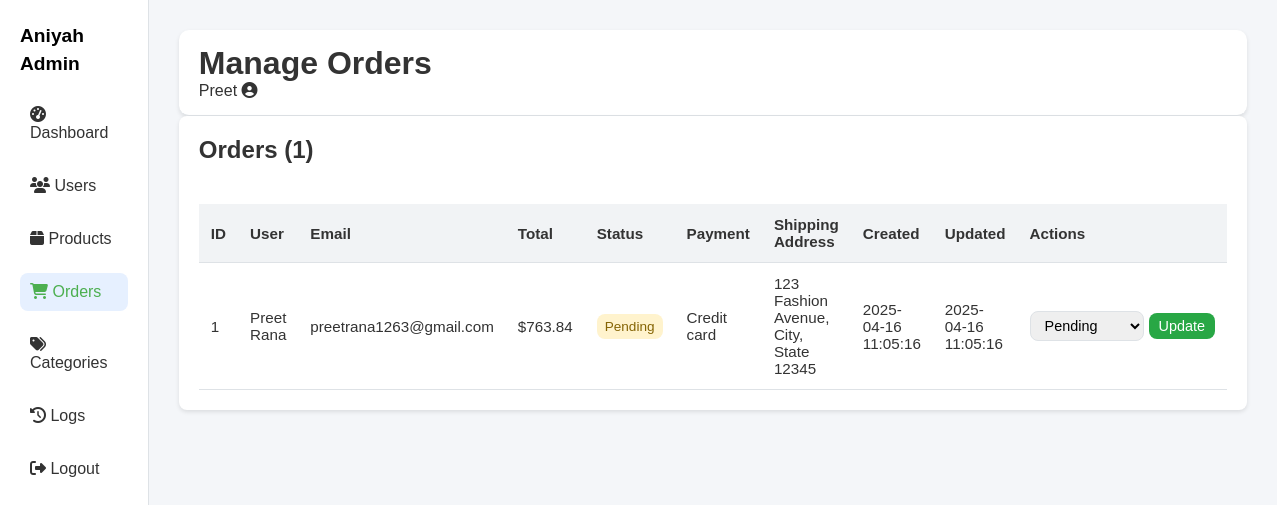
Screenshot of /admin/admin_orders.php (signed in) with the database file from the repository.
### tables this page shows
CREATE TABLE `orders` (
  `id` int(11) NOT NULL,
  `user_id` int(11) NOT NULL,
  `total_amount` decimal(10,2) NOT NULL,
  `status` enum('pending','processing','shipped','delivered','cancelled') DEFAULT 'pending',
  `shipping_address` text NOT NULL,
  `payment_method` enum('credit_card','debit_card','paypal','cash_on_delivery') NOT NULL,
  `created_at` timestamp NOT NULL DEFAULT current_timestamp(),
  `updated_at` timestamp NOT NULL DEFAULT current_timestamp() ON UPDATE current_timestamp()
);

CREATE TABLE `users` (
  `id` int(11) NOT NULL,
  `username` varchar(50) NOT NULL,
  `email` varchar(100) NOT NULL,
  `password` varchar(255) NOT NULL,
  `created_at` timestamp NOT NULL DEFAULT current_timestamp(),
  `profile_image` varchar(255) DEFAULT NULL,
  `updated_at` datetime DEFAULT current_timestamp() ON UPDATE current_timestamp(),
  `phone` varchar(20) DEFAULT NULL,
  `address` text DEFAULT NULL,
  `preferences` text DEFAULT NULL
);

### admin/admin_orders.php (the view, shortened to what this page needs)
<?php
include 'db_connection.php';
try {
    $stmt = $conn->prepare("
        SELECT o.*, u.username, u.email
        FROM orders o
        JOIN users u ON o.user_id = u.id
        ORDER BY o.created_at DESC
    ");
    $stmt->execute();
    $orders = $stmt->fetchAll(PDO::FETCH_ASSOC);
} catch (PDOException $e) {
    $error = "Error fetching orders: " . $e->getMessage();
    $orders = [];
}
?>
<!DOCTYPE html>
<html lang="en">
<head>
    <link rel="stylesheet" href="../css/admin.css">
    <link rel="stylesheet" href="https://cdnjs.cloudflare.com/ajax/libs/font-awesome/6.5.0/css/all.min.css">
</head>
<body>
<div class="admin-container">
    <aside class="sidebar">
        <div class="sidebar-header">
            <h2><a href="admin.php">Aniyah Admin</a></h2>
        </div>
        <nav>
            <ul>
                <li><a href="admin.php"><i class="fas fa-tachometer-alt"></i> Dashboard</a></li>
                <li><a href="admin_users.php"><i class="fas fa-users"></i> Users</a></li>
                <li><a href="admin_products.php"><i class="fas fa-box"></i> Products</a></li>
                <li><a href="admin_order.php" class="active"><i class="fas fa-shopping-cart"></i> Orders</a></li>
                <li><a href="admin_categories.php"><i class="fas fa-tags"></i> Categories</a></li>
                <li><a href="admin_logs.php"><i class="fas fa-history"></i> Logs</a></li>
                <li><a href="admin_logout.php"><i class="fas fa-sign-out-alt"></i> Logout</a></li>
            </ul>
        </nav>
    </aside>
    <main class="main-content">
        <header>
            <h1>Manage Orders</h1>
            <div class="user-profile">
                <span><?= htmlspecialchars($_SESSION['admin_username']) ?></span>
                <i class="fas fa-user-circle"></i>
            </div>
        </header>
        <section class="table-section">
            <div class="table-header">
                <h2>Orders (<?= count($orders) ?>)</h2>
            </div>
            <table>
                <thead>
                <tr>
                    <th>ID</th>
                    <th>User</th>
                    <th>Email</th>
                    <th>Total</th>
                    <th>Status</th>
                    <th>Payment</th>
                    <th>Shipping Address</th>
                    <th>Created</th>
                    <th>Updated</th>
                    <th>Actions</th>
                </tr>
                </thead>
                <tbody>
                <?php if (empty($orders)): ?>
                    <tr><td colspan="10">No orders found.</td></tr>
                <?php else: ?>
                    <?php foreach ($orders as $order): ?>
                        <tr>
                            <td><?= $order['id'] ?></td>
                            <td><?= htmlspecialchars($order['username']) ?></td>
                            <td><?= htmlspecialchars($order['email']) ?></td>
                            <td>$<?= $order['total_amount'] ?></td>
                            <td><span class="status-label <?= $order['status'] ?>"><?= ucfirst($order['status']) ?></span></td>
                            <td><?= str_replace('_', ' ', ucfirst($order['payment_method'])) ?></td>
                            <td><?= nl2br(htmlspecialchars($order['shipping_address'])) ?></td>
                            <td><?= $order['created_at'] ?></td>
                            <td><?= $order['updated_at'] ?></td>
                            <td>
                                <form method="post" class="status-form">
                                    <select name="status" class="status-dropdown">
                                        <?php foreach (['pending', 'processing', 'shipped', 'delivered', 'cancelled'] as $status): ?>
                                            <option value="<?= $status ?>" <?= $order['status'] === $status ? 'selected' : '' ?>>
                                                <?= ucfirst($status) ?>
                                            </option>
                                        <?php endforeach; ?>
                                    </select>
                                    <button type="submit" name="update_status" class="btn btn-small btn-edit">Update</button>
                                </form>
                            </td>
                        </tr>
                    <?php endforeach; ?>
                <?php endif; ?>
                </tbody>
            </table>
        </section>
    </main>
</div>
</body>
</html>

### css/admin.css (style rules this page uses)
* { margin: 0; padding: 0; box-sizing: border-box; }
:root { --primary-color: #4caf50; --primary-light: #e6f0ff; --white: #fff; --background-light: #f4f6f9; --text-color: #333; --text-light: #6c757d; --border-color: #dee2e6; --shadow: 0 2px 4px rgba(0, 0, 0, 0.1); --radius: 8px; --transition: all 0.3s ease; }
body { font-family: 'Arial', sans-serif; background-color: var(--background-light); color: var(--text-color); }
header { background: var(--white); border-bottom: 1px solid var(--border-color); padding: 15px 20px; box-shadow: var(--shadow); border-radius: 10px; }
.admin-container { display: flex; min-height: calc(100vh - 60px); }
.sidebar { width: 250px; background: var(--white); border-right: 1px solid var(--border-color); padding: 20px; }
.sidebar ul { list-style: none; }
.sidebar ul li { margin-bottom: 15px; }
.sidebar ul li a { color: var(--text-color); display: block; padding: 10px; border-radius: var(--radius); text-decoration: none; transition: var(--transition); }
.sidebar ul li a:hover, .sidebar ul li a.active { background: var(--primary-light); color: var(--primary-color); }
.main-content { flex: 1; padding: 30px; background: var(--background-light); }
.main-content h2 { font-size: 1.8rem; margin-bottom: 20px; color: var(--text-color); }
.table-section { background: var(--white); padding: 20px; border-radius: var(--radius); box-shadow: var(--shadow); }
.table-header { display: flex; justify-content: space-between; align-items: center; margin-bottom: 20px; }
.table-header h2 { font-size: 1.5rem; color: var(--text-color); }
.btn { padding: 10px 15px; border: none; border-radius: var(--radius); font-size: 1rem; cursor: pointer; text-decoration: none; display: inline-flex; align-items: center; gap: 5px; transition: var(--transition); }
.btn-small { padding: 5px 10px; font-size: 0.9rem; }
.btn-edit { background-color: #28a745; color: var(--white); }
table { width: 100%; border-collapse: collapse; font-size: 0.95rem; }
table thead { background-color: #f1f3f5; }
table th, table td { padding: 12px; text-align: left; border-bottom: 1px solid var(--border-color); }
table th { font-weight: 600; color: var(--text-color); }
.status-label { padding: 5px 8px; border-radius: var(--radius); font-size: 0.85rem; text-transform: capitalize; display: inline-block; }
.status-label.pending { background: #fff3cd; color: #856404; }
.status-form { display: flex; gap: 5px; align-items: center; }
.status-dropdown { padding: 5px 10px; font-size: 0.9rem; border-radius: var(--radius); border: 1px solid var(--border-color); }
.sidebar-header { margin-bottom: 20px; }
.sidebar-header a { font-size: 1.2rem; font-weight: bolder; color: black; text-decoration: none; }

### rows the page displays
orders: id "1", user.username "Preet Rana", user.email "preetrana1263@gmail.com", total_amount "763.84", status "Pending", payment_method "Credit card", shipping_address "123 Fashion Avenue, City, State 12345", created_at "2025-04-16 11:05:16", updated_at "2025-04-16 11:05:16"

### other values shown
$_SESSION['admin_username'] "Preet"
count($orders) "1"
